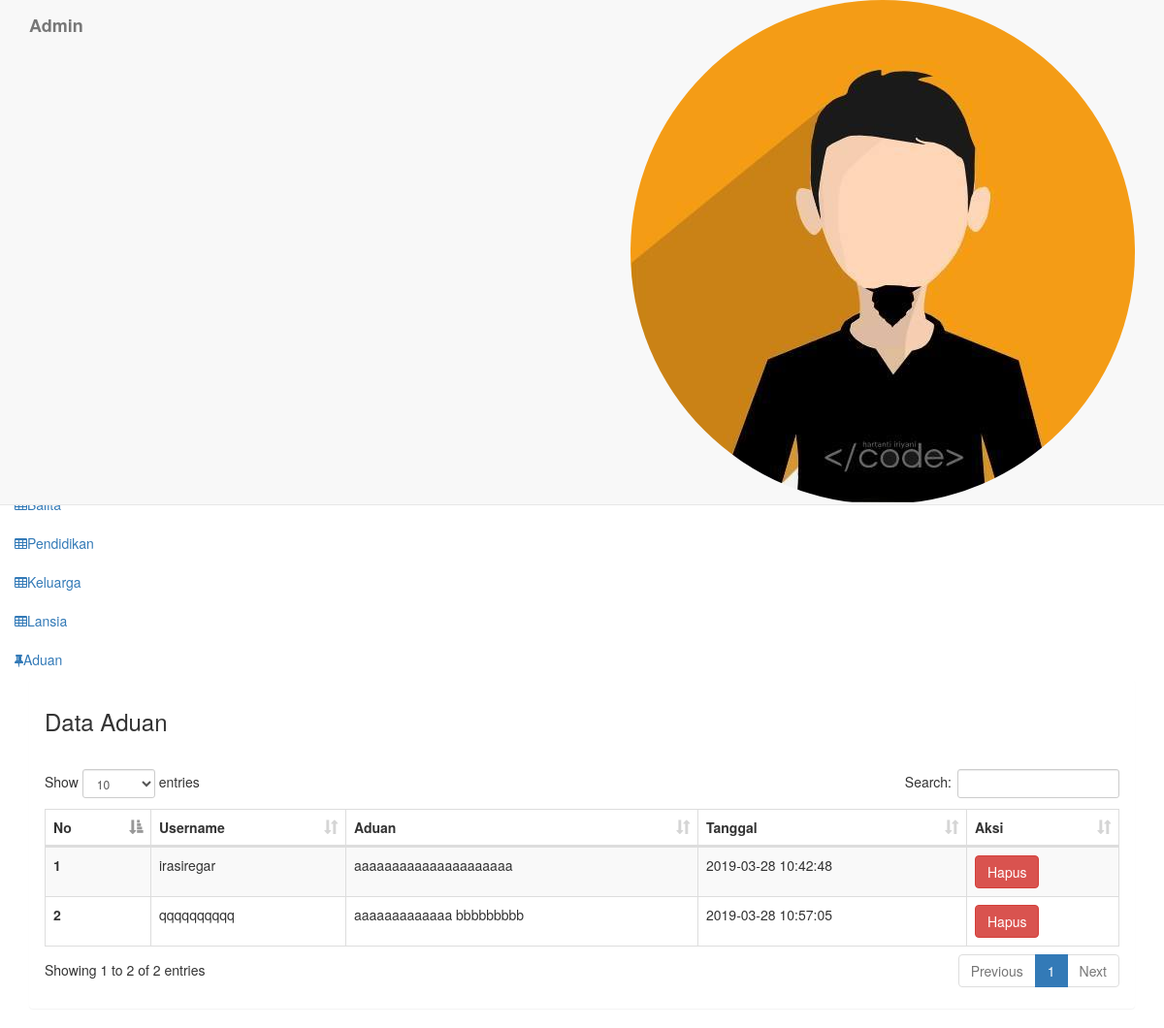
The page /index.php/pengaduan on the database as committed earlier.
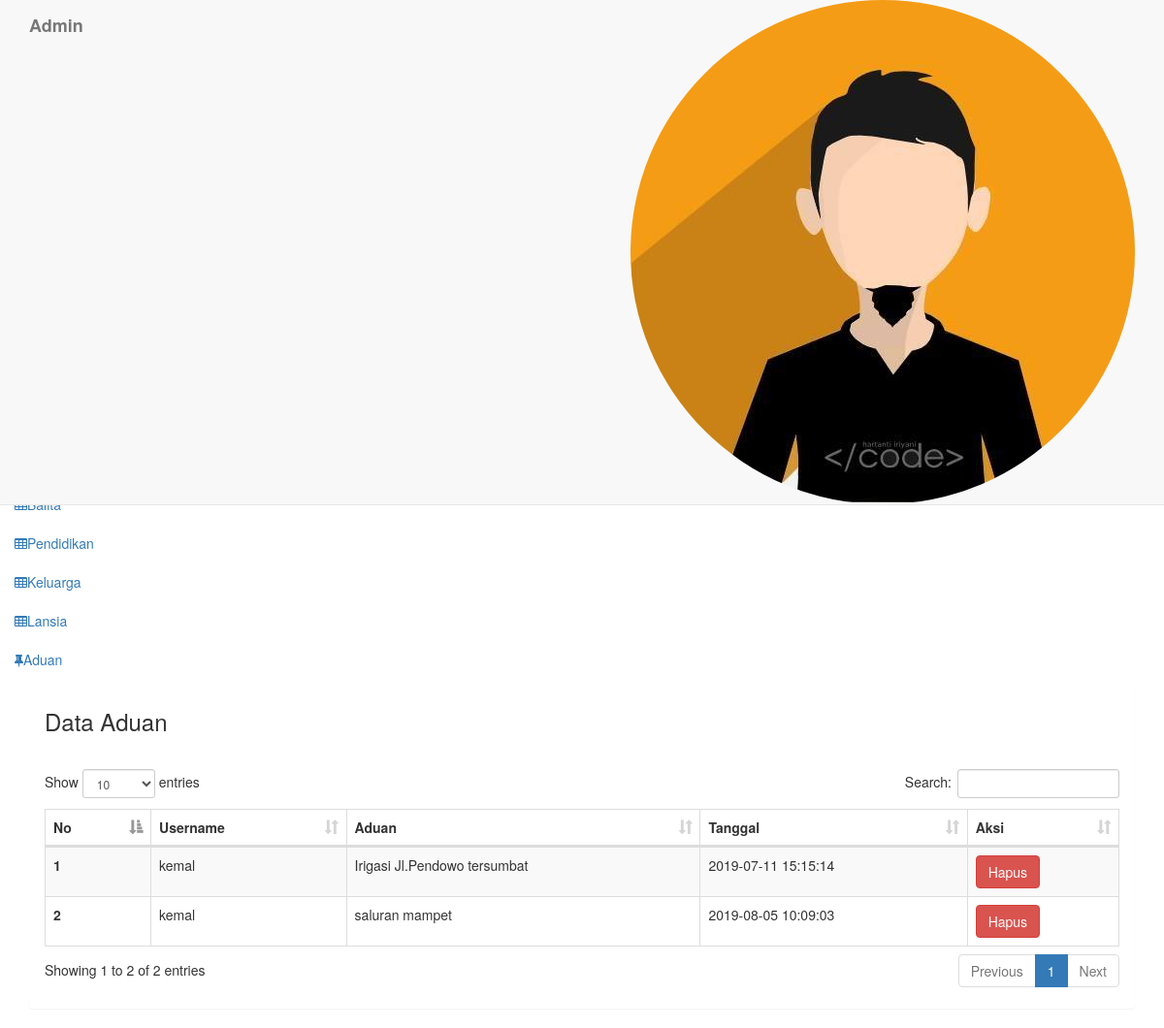
The same page on the database as committed later.
### tables this page shows
CREATE TABLE `pengaduan` (
  `id_pengaduan` int(11) NOT NULL,
  `username` varchar(20) NOT NULL,
  `keluhan` varchar(10000) NOT NULL,
  `tanggal` datetime NOT NULL DEFAULT CURRENT_TIMESTAMP
);

### application/controllers/Pengaduan.php (called while the page is built, shortened)
<?php
class Pengaduan extends CI_Controller {
    function index() {
        $this->load->view('pengaduan_v');
    }
}

### index.php (called while the page is built, shortened)
<?php
require_once BASEPATH.'core/CodeIgniter.php';

### application/models/Pengaduan_m.php (called while the page is built, shortened)
<?php
class Pengaduan_m extends CI_Model {
    function select_pengaduan() {
        $query = $this->db->query("SELECT * FROM pengaduan order by tanggal");
        return $query->result();
    }
}

### application/views/pengaduan_v.php (the view)
<?php $this->load->view('header'); ?>
<?php $this->load->view('sidebar'); ?>
<div id="content">
    <div class="col-md-12 top-20 padding-0">
        <div class="col-md-12">
            <div class="panel">
                <div class="panel-heading"><h3>Data Aduan</h3></div>
                <div class="panel-body">
                    <div class="responsive-table">
                        <table id="datatables-example" class="table table-striped table-bordered" width="100%" cellspacing="0">
                            <thead>
                                <tr>
                                    <th scope="col">No</th>
                                    <th scope="col">Username</th>
                                    <th scope="col">Aduan</th>
                                    <th scope="col">Tanggal</th>
                                    <th scope="col">Aksi</th>
                                </tr>
                            </thead>
                            <tbody>
                                <?php
                                $pengaduan = $this->Pengaduan_m->select_pengaduan();
                                $no = 1;
                                foreach ($pengaduan as $row) {
                                    ?>
                                    <tr>
                                        <th scope="row"><?php echo $no++; ?></th>
                                        <td><?php echo $row->username; ?></td>
                                        <td><?php echo $row->keluhan; ?></td>
                                        <td><?php echo $row->tanggal; ?></td>
                                        <td>
                                            <a class="btn btn-danger" href="<?php echo site_url('Pengaduan/delete/' . $row->id_pengaduan); ?>"
                                               onclick="return confirm('Apakah anda yakin ingin menghapus?')">Hapus</a>
                                        </td>
                                    </tr>
                                <?php } ?>
                            </tbody>
                        </table>
                    </div>
                </div>
            </div>
        </div>
    </div>
</div>
<?php $this->load->view('footer'); ?>

### application/views/header.php (shortened to what this page needs)
<!DOCTYPE html>
<html lang="en">
<head>
  <link rel="stylesheet" type="text/css" href="<?php echo base_url();?>asset/css/bootstrap.min.css">
  <link href="<?php echo base_url('asset/date_picker_bootstrap/bootstrap-datetimepicker.min.css') ?>" rel="stylesheet" media="screen">
        <link href="<?php echo base_url('asset/date_picker_bootstrap/bootstrap-datetimepicker.css') ?>" rel="stylesheet" media="screen">
        <link href="<?php echo base_url('asset/css/bootstrap.min.css') ?>" rel="stylesheet" media="screen">
  <link rel="stylesheet" type="text/css" href="<?php echo base_url();?>asset/css/plugins/font-awesome.min.css"/>
  <link rel="stylesheet" type="text/css" href="<?php echo base_url();?>asset/css/plugins/datatables.bootstrap.min.css"/>
  <link rel="stylesheet" type="text/css" href="<?php echo base_url();?>asset/css/plugins/animate.min.css"/>
   <link rel="stylesheet" type="text/css" href="<?php echo base_url();?>asset/css/plugins/bootstrap-material-datetimepicker.css"/>
  <link href="<?php echo base_url();?>asset/css/style.css" rel="stylesheet">
  </head>
<body id="mimin" class="dashboard">
        <nav class="navbar navbar-default header navbar-fixed-top">
          <div class="col-md-12 nav-wrapper">
            <div class="navbar-header" style="width:100%;">
                 <a href="index.html" class="navbar-brand">
                 <b>Admin</b>
                </a>
              <ul class="nav navbar-nav navbar-right user-nav">
                  <li class="dropdown avatar-dropdown">
                   <img src="<?php echo base_url();?>asset/img/avatar.jpg" class="img-circle avatar" alt="user name" data-toggle="dropdown" aria-haspopup="true" aria-expanded="true"/>
                </li>
                <li ><a href="#" class="opener-right-menu"></span></a></li>
              </ul>
            </div>
          </div>
        </nav>

### application/views/sidebar.php (shortened to what this page needs)
<div id="left-menu">
	<div class="sub-left-menu scroll">
		<ul class="nav nav-list">
			<li class="time">
				<h1 class="animated fadeInLeft">21:00</h1>
				<p class="animated fadeInRight">Sat,October 1st 2029</p>
			</li>
			<li class="active ripple">
				<a href="<?php Echo site_url('Account/index')?>">
					<span class="fa fa-user"></span>User</a>
			</li>
			<li class="ripple"><a class="tree-toggle nav-header">
						 </a>
				<ul class="nav nav-list tree">
					<li class="ripple"><a href="<?php Echo site_url('Berita/index')?>">Berita</a>
					</li>
					<li class="ripple"><a href="<?php Echo site_url('Pengumuman/index')?>">Pengumuman</a>
					</li>
					<li class="ripple"><a href="<?php Echo site_url('Galeri/index')?>">Galeri</a>
					</li>
					<li class="ripple"><a href="<?php Echo site_url('Programdesa/index')?>">Program desa</a>
					</li>
					<li class="ripple"><a href="<?php Echo site_url('Layanan/index')?>">Layanan</a>
					</li>
					<li class="ripple"><a href="<?php Echo site_url('Potensidesa/index')?>">Potensi Desa</a>
					</li>
					<li class="ripple"><a href="<?php Echo site_url('Lembaga/index')?>">Lembaga</a>
					</li>
				</ul>
			</li>
			<li class="ripple"><a class="tree-toggle nav-header">
						 </a>
				<ul class="nav nav-list tree">
					<li class="ripple"><a href="<?php echo site_url('Balita')?>">Balita</a>
					</li>
					<li class="ripple"><a href="<?php echo site_url('Pendidikan')?>"><span
								class="fa fa-table"></span>Pendidikan</a></li>
					<li class="ripple"><a href="<?php echo site_url('Keluarga')?>"><span
								class="fa fa-table"></span>Keluarga</a>
					</li>
					<li class="ripple"><a href="<?php echo site_url('Lansia')?>"><span
								class="fa fa-table"></span>Lansia</a>
					</li>
				</ul>
			</li>
			<li class="active ripple">
				<a href="<?php Echo site_url('Pengaduan/index')?>">
					<span class="fa fa-thumb-tack"></span>Aduan</a>
			</li>
		</ul>
	</div>
</div>

### application/views/footer.php (shortened to what this page needs)
</body>
</html>

Rows that differ between the two databases and show on the page:
removed pengaduan: username "irasiregar", keluhan "aaaaaaaaaaaaaaaaaaaaa", tanggal "2019-03-28 10:42:48"
removed pengaduan: username "qqqqqqqqqq", keluhan "aaaaaaaaaaaaa bbbbbbbbb", tanggal "2019-03-28 10:57:05"
added pengaduan: username "kemal", keluhan "Irigasi Jl.Pendowo tersumbat", tanggal "2019-07-11 15:15:14"
added pengaduan: username "kemal", keluhan "saluran mampet", tanggal "2019-08-05 10:09:03"
